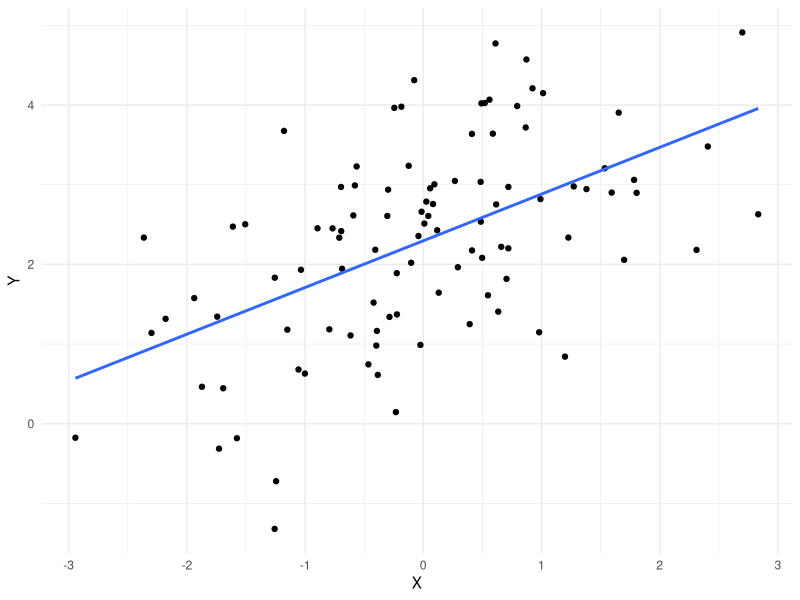

Recreate this plot in R.
## ---- chunk 1

library(ggplot2)

# vamos supor que assim um dado eh produzido
# i.e., o processo gerador de dados
beta_0 <- 2.2 # intercepto
beta_1 <- 0.5 # coeficiente de X
X <- rnorm(100)
erro <- rnorm(100, 0, 1)
Y <- beta_0 + beta_1 * X + erro

df <- data.frame(X, Y)

# plota a relação
ggplot(df, aes(x = X, y = Y)) +
  geom_point() +
  geom_smooth(method = "lm", se = FALSE) +
  labs(x = "X", y = "Y") +
  theme_minimal()

# vamos estimar os parametros do modelo
# e recuperar algo proximo desse 2.2 e 0.5
model <- lm(Y ~ X, data = df)
summary(model)

